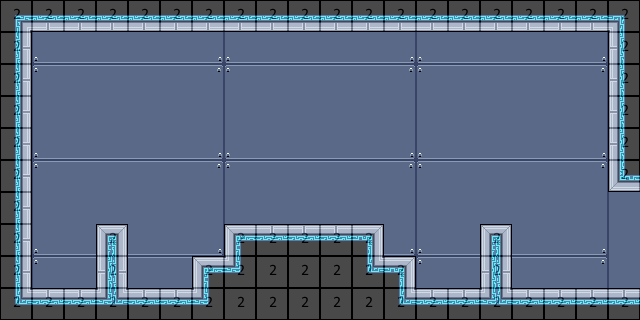

This is a level from a 2D game, rendered from its Tiled map with the project's own tilesets. A one-line summary and the complete map file follow:
An orthogonal 20x10 tile map with 32x32 px tiles, 3 tile layers (bg, mg, collision), 2 tilesets and 5 objects (start, Pod Bay_Terraforming, WASD or Arrow keys to move.  L to jump., save, Pod Bay).

<map version="2017.05.26" orientation="orthogonal" renderorder="right-down" width="20" height="10" tilewidth="32" tileheight="32" nextobjectid="32">
 <tileset firstgid="1" name="32blocks" tilewidth="32" tileheight="32" tilecount="10" columns="10">
  <image source="32blocks.png" width="320" height="32" />
 </tileset>
 <tileset firstgid="11" name="shipTileset" tilewidth="32" tileheight="32" tilecount="133" columns="19">
  <image source="shipTileset.png" width="608" height="224" />
 </tileset>
 <layer name="bg" width="20" height="10">
  <data encoding="csv">
23,40,41,41,41,41,42,40,41,41,41,41,42,40,41,41,41,41,42,21,
23,59,60,60,60,60,61,59,60,60,60,60,61,59,60,60,60,60,61,40,
23,21,22,22,22,22,23,21,22,22,22,22,23,21,22,22,22,22,23,40,
23,40,41,41,41,41,42,40,41,41,41,41,42,40,41,41,41,41,42,40,
23,59,60,60,60,60,61,59,60,60,60,60,61,59,60,60,60,60,61,21,
23,21,22,22,22,22,23,21,22,22,22,22,23,21,22,22,22,22,23,40,
23,40,41,41,41,41,42,40,41,41,41,41,42,40,41,41,41,41,42,40,
23,59,60,60,60,60,61,59,60,60,60,60,61,59,60,60,60,60,61,40,
42,21,22,22,22,22,23,21,22,22,22,22,23,21,22,22,22,22,23,40,
42,40,41,41,41,41,42,40,41,41,41,41,42,40,41,41,41,41,42,40
</data>
 </layer>
 <layer name="mg" width="20" height="10">
  <data encoding="csv">
94,51,51,51,51,51,51,51,51,51,51,51,51,51,51,51,51,51,51,95,
33,0,0,0,0,0,0,0,0,0,0,0,0,0,0,0,0,0,0,31,
33,0,0,0,0,0,0,0,0,0,0,0,0,0,0,0,0,0,0,31,
33,0,0,0,0,0,0,0,0,0,0,0,0,0,0,0,0,0,0,31,
33,0,0,0,0,0,0,0,0,0,0,0,0,0,0,0,0,0,0,31,
33,0,0,0,0,0,0,0,0,0,0,0,0,0,0,0,0,0,0,50,
33,0,0,0,0,0,0,0,0,0,0,0,0,0,0,0,0,0,0,0,
33,0,0,69,0,0,0,12,13,13,13,14,0,0,0,69,0,0,0,0,
33,0,0,68,0,0,12,114,32,32,32,113,14,0,0,68,0,0,0,0,
113,13,13,74,13,13,114,32,32,32,32,32,113,13,13,74,13,13,13,13
</data>
 </layer>
 <layer name="collision" width="20" height="10" opacity="0.29">
  <data encoding="csv">
2,2,2,2,2,2,2,2,2,2,2,2,2,2,2,2,2,2,2,2,
2,0,0,0,0,0,0,0,0,0,0,0,0,0,0,0,0,0,0,2,
2,0,0,0,0,0,0,0,0,0,0,0,0,0,0,0,0,0,0,2,
2,0,0,0,0,0,0,0,0,0,0,0,0,0,0,0,0,0,0,2,
2,0,0,0,0,0,0,0,0,0,0,0,0,0,0,0,0,0,0,2,
2,0,0,0,0,0,0,0,0,0,0,0,0,0,0,0,0,0,0,2,
2,0,0,0,0,0,0,0,0,0,0,0,0,0,0,0,0,0,0,0,
2,0,0,2,0,0,0,2,2,2,2,2,0,0,0,2,0,0,0,0,
2,0,0,2,0,0,2,2,2,2,2,2,2,0,0,2,0,0,0,0,
2,2,2,2,2,2,2,2,2,2,2,2,2,2,2,2,2,2,2,2
</data>
 </layer>
 <objectgroup name="Object Layer 1">
  <object id="22" name="d" type="start" x="38.334" y="260" width="18" height="19" />
  <object id="24" name="travel" type="Pod Bay_Terraforming" x="622.833" y="194.833" width="9.33333" height="90" />
  <object id="28" name="message" type="WASD or Arrow keys to move.  L to jump." x="33.5" y="163" width="168.667" height="128" />
  <object id="29" name="save" x="298.5" y="232.5" width="12" height="14" />
  <object id="30" name="d" type="Pod Bay" x="587.5" y="268.5" width="9.5" height="12.5" />
 </objectgroup>
</map>
